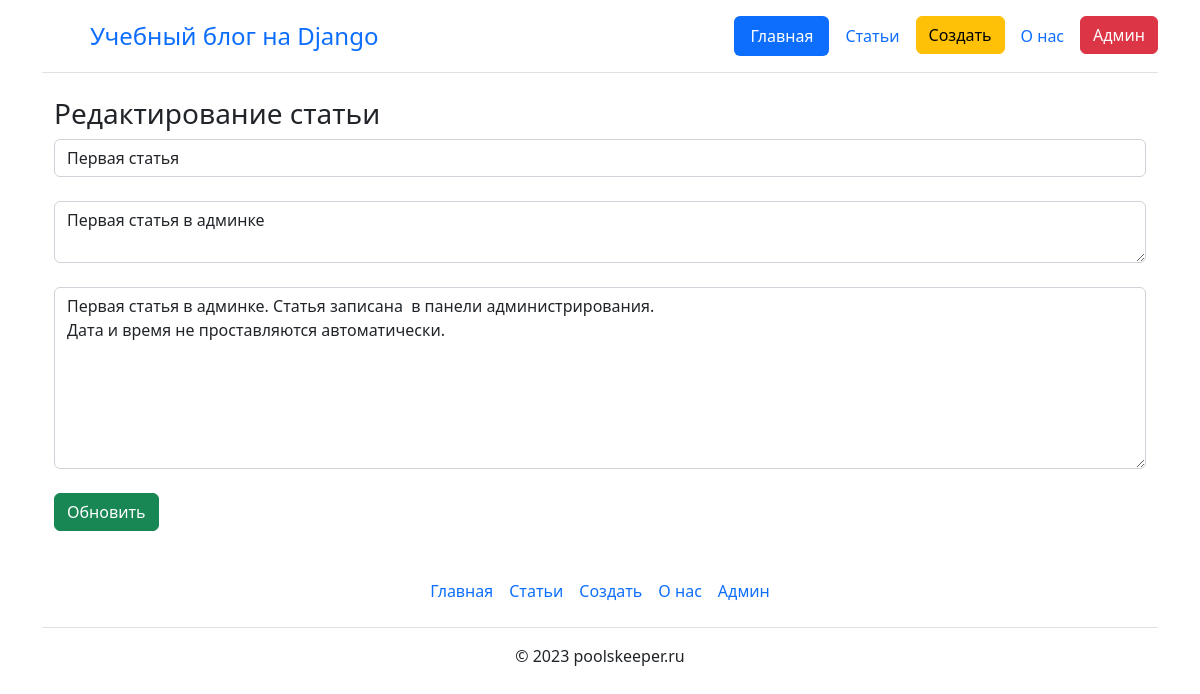
Screenshot of /update/1 with the database file from the repository.
### main/models.py (models this page shows, shortened)
class Article(models.Model):
    id = models.AutoField('id', primary_key=True)
    title = models.CharField('Заголовок', max_length=100, null=False)
    intro = models.CharField('Анонс', max_length=300, null=False)
    text = models.TextField('Статья', null=False)
    date = models.DateTimeField('Время', default=timezone.now())
    class Meta:
        verbose_name = 'Статья'
        verbose_name_plural = 'Статьи'

### main/views.py (the view, shortened to what this page needs)
# urls.py: path('update/<int:id>', views.update, name='update'),
def update(request, id):
    error = ''
    article = Article.objects.get(pk=id)
    form = ArticleForm(instance=article)
    context = {
        'form': form,
        'article': article,
        'error': error,
        'id': id,
    }
    return render(request, 'main/update.html', context)

### main/forms.py
class ArticleForm(ModelForm):
    class Meta:
        model = Article
        fields = ['title', 'intro', 'text']
        widgets = {
            'title': TextInput(attrs={
                'class': 'form-control',
                'placeholder': 'Введите название статьи',
                'spellcheck': 'True'
            }),
            'intro': Textarea(attrs={
                'class': 'form-control',
                'rows': '2',
                'placeholder': 'Введите анонс статьи',
                'spellcheck': 'True'
            }),
            'text': Textarea(attrs={
                'class': 'form-control',
                'rows': '7',
                'placeholder': 'Введите текст статьи',
                'spellcheck': 'True'
            }),
        }

### main/templates/main/update.html (shortened to what this page needs)
{% extends 'main/base.html' %}
{% block body %}
    <h3>Редактирование статьи </h3>
    <form action="" method="post">
        {{ form.title }}<br>
        {{ form.intro }}<br>
        {{ form.text }}<br>
        <input type="submit" class="btn btn-success" value="Обновить">
    </form>
{% endblock %}

### rows the page displays
Article: title "Первая статья", intro "Первая статья в админке", text "Первая статья в админке. Статья записана в панели администрирования. Дата и время не проставляются автоматически."
